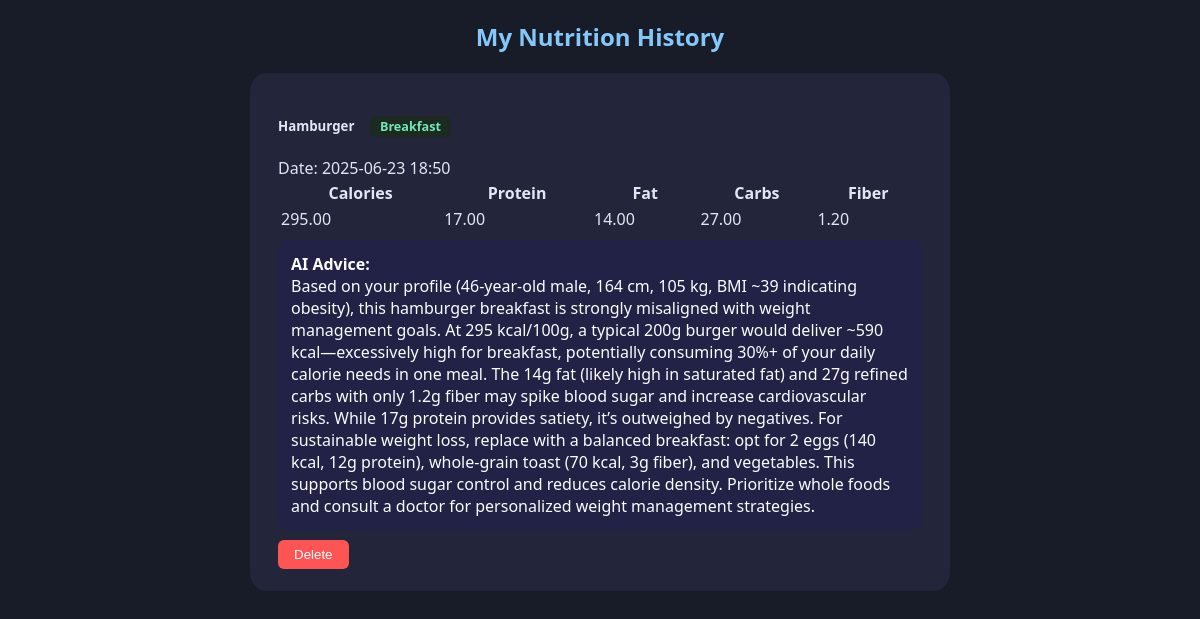
The page /history (signed in) on the database its author committed.
### backend/models.py (models this page shows)
class AnalysisHistory(db.Model):
    id = db.Column(db.Integer, primary_key=True)
    user_id = db.Column(db.Integer, nullable=False)
    food_name = db.Column(db.String(100))
    nutrients = db.Column(db.Text)
    ai_advice = db.Column(db.Text)
    timestamp = db.Column(db.DateTime, default=datetime.utcnow)
    tag = db.Column(db.String(20))

### app.py (the view)
    @app.route('/history')
    def history():
        if 'user_id' not in session:
            flash('Please log in first!')
            return redirect(url_for('login'))
        records = AnalysisHistory.query.filter_by(user_id=session['user_id']).order_by(
            AnalysisHistory.timestamp.desc()).all()
        for r in records:
            try:
                r.nutrients_dict = json.loads(r.nutrients)
            except Exception:
                r.nutrients_dict = {}
        return render_template('history.html', records=records)

### templates/history.html (shortened to what this page needs)
<!DOCTYPE html>
<html lang="en">
<head>
</head>
<body>
<h2 style="text-align:center;color:#84c8fa;">My Nutrition History</h2>
<div style="max-width:700px; margin:0 auto;">
    {% for item in records %}
    <div class="history-card">
        <h5>
            {{ item.food_name }}
            {% if item.tag %}
            <span class="meal-tag">
                            {{ item.tag.replace('_', ' ') | title }}
                        </span>
            {% endif %}
        </h5>
        <div>Date: {{ item.timestamp.strftime('%Y-%m-%d %H:%M') }}</div>
        <div class="nutrients-table">
            <table style="width:100%;">
                <tr>
                    {% for key in item.nutrients_dict.keys() %}
                    <th>{{ key|capitalize }}</th>
                    {% endfor %}
                </tr>
                <tr>
                    {% for value in item.nutrients_dict.values() %}
                    <td>
                        {% if value is number %}
                        {{ '%.2f'|format(value) }}
                        {% else %}
                        {{ value }}
                        {% endif %}
                    </td>
                    {% endfor %}
                </tr>
            </table>
        </div>
        {% if item.ai_advice %}
        <div class="advice"><b>AI Advice:</b><br>{{ item.ai_advice }}</div>
        {% endif %}
        <form action="{{ url_for('delete_history', history_id=item.id) }}" method="post" style="display:inline;">
            <button type="submit"
                    onclick="return confirm('Are you sure you want to delete this record?');"
                    style="background:#ff5454;color:#fff;border:none;border-radius:6px;padding:7px 16px;cursor:pointer;margin-top:10px;">
                Delete
            </button>
        </form>
    </div>
    {% endfor %}
</div>
</body>
</html>

### templates/history.html (style rules this page uses)
body { background: #181b28; color: #e2e6f3; font-family: 'Segoe UI', Arial, sans-serif; }
.history-card { background: #23263a; border-radius: 18px; margin-bottom: 22px; padding: 22px 28px; }
.advice { background: #212245; color: #fafcff; border-radius: 10px; padding: 13px; margin-top: 7px; }
.meal-tag { font-size: 0.95em; color: #71e7b3; background: #1c2a21; border-radius: 6px; padding: 2px 10px; margin-left: 12px; }

### rows shown on the page
AnalysisHistory: food_name "Hamburger", tag.replace "Breakfast", timestamp "2025-06-23 18:50", keys "Calories" "Protein" "Fat" "Carbs" "Fiber", value "295.00" "17.00" "14.00" "27.00" "1.20", ai_advice "Based on your profile (46-year-old male, 164 cm, 105 kg, BMI ~39 indicating obesity), this hamburger breakfast is strongly misaligned with weight management goals. At 295 kcal/100g, a typical 200g burger would deliver ~590 kcal—excessively high for breakfast, potentially consuming 30%+ of your daily calorie needs in one meal. The 14g fat (likely high in saturated fat) and 27g refined carbs with only 1.2g fiber may spike blood sugar and increase cardiovascular risks. While 17g protein provides satiety, it’s outweighed by negatives. For sustainable weight loss, replace with a balanced breakfast: opt for 2 eggs (140 kcal, 12g protein), whole-grain toast (70 kcal, 3g fiber), and vegetables.…"
